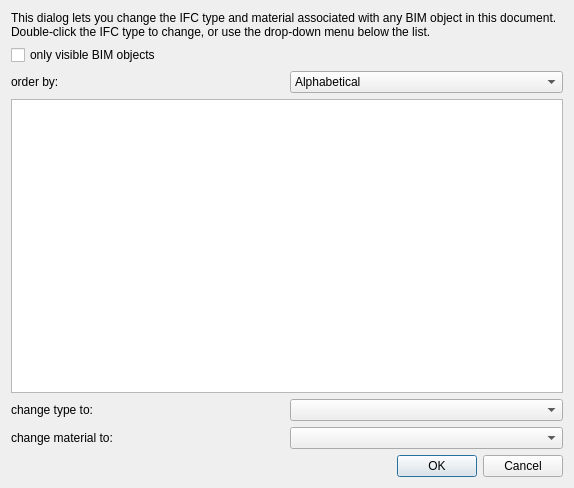
<?xml version="1.0" encoding="UTF-8"?>
<ui version="4.0">
 <class>Dialog</class>
 <widget class="QDialog" name="Dialog">
  <property name="geometry">
   <rect>
    <x>0</x>
    <y>0</y>
    <width>574</width>
    <height>488</height>
   </rect>
  </property>
  <property name="windowTitle">
   <string>IFC Elements Manager</string>
  </property>
  <layout class="QVBoxLayout" name="verticalLayout">
   <item>
    <widget class="QLabel" name="label_2">
     <property name="text">
      <string>&lt;html&gt;&lt;head/&gt;&lt;body&gt;&lt;p&gt;This dialog lets you change the IFC type and material associated with any BIM object in this document. Double-click the IFC type to change, or use the drop-down menu below the list.&lt;/p&gt;&lt;/body&gt;&lt;/html&gt;</string>
     </property>
     <property name="wordWrap">
      <bool>true</bool>
     </property>
    </widget>
   </item>
   <item>
    <widget class="QCheckBox" name="onlyVisible">
     <property name="text">
      <string>only visible BIM objects</string>
     </property>
    </widget>
   </item>
   <item>
    <layout class="QHBoxLayout" name="horizontalLayout">
     <item>
      <widget class="QLabel" name="label">
       <property name="text">
        <string>order by:</string>
       </property>
      </widget>
     </item>
     <item>
      <widget class="QComboBox" name="groupMode">
       <item>
        <property name="text">
         <string>Alphabetical</string>
        </property>
        <property name="icon">
         <iconset theme="format-text-direction-ltr">
          <normaloff/>
         </iconset>
        </property>
       </item>
       <item>
        <property name="text">
         <string>IFC type</string>
        </property>
        <property name="icon">
         <iconset theme="application-drawing">
          <normaloff/>
         </iconset>
        </property>
       </item>
       <item>
        <property name="text">
         <string>Material</string>
        </property>
       </item>
       <item>
        <property name="text">
         <string>Model structure</string>
        </property>
       </item>
      </widget>
     </item>
    </layout>
   </item>
   <item>
    <widget class="QTreeView" name="tree">
     <property name="selectionMode">
      <enum>QAbstractItemView::ExtendedSelection</enum>
     </property>
     <attribute name="headerDefaultSectionSize">
      <number>250</number>
     </attribute>
     <attribute name="headerStretchLastSection">
      <bool>true</bool>
     </attribute>
    </widget>
   </item>
   <item>
    <layout class="QGridLayout" name="gridLayout">
     <item row="1" column="1">
      <widget class="QComboBox" name="globalMaterial"/>
     </item>
     <item row="0" column="1">
      <widget class="QComboBox" name="globalMode"/>
     </item>
     <item row="0" column="0">
      <widget class="QLabel" name="label_3">
       <property name="text">
        <string>change type to:</string>
       </property>
      </widget>
     </item>
     <item row="1" column="0">
      <widget class="QLabel" name="label_4">
       <property name="text">
        <string>change material to:</string>
       </property>
      </widget>
     </item>
    </layout>
   </item>
   <item>
    <widget class="QDialogButtonBox" name="buttonBox">
     <property name="orientation">
      <enum>Qt::Horizontal</enum>
     </property>
     <property name="standardButtons">
      <set>QDialogButtonBox::Cancel|QDialogButtonBox::Ok</set>
     </property>
    </widget>
   </item>
  </layout>
 </widget>
 <resources/>
 <connections>
  <connection>
   <sender>buttonBox</sender>
   <signal>accepted()</signal>
   <receiver>Dialog</receiver>
   <slot>accept()</slot>
   <hints>
    <hint type="sourcelabel">
     <x>257</x>
     <y>473</y>
    </hint>
    <hint type="destinationlabel">
     <x>157</x>
     <y>274</y>
    </hint>
   </hints>
  </connection>
  <connection>
   <sender>buttonBox</sender>
   <signal>rejected()</signal>
   <receiver>Dialog</receiver>
   <slot>reject()</slot>
   <hints>
    <hint type="sourcelabel">
     <x>325</x>
     <y>473</y>
    </hint>
    <hint type="destinationlabel">
     <x>286</x>
     <y>274</y>
    </hint>
   </hints>
  </connection>
 </connections>
</ui>
